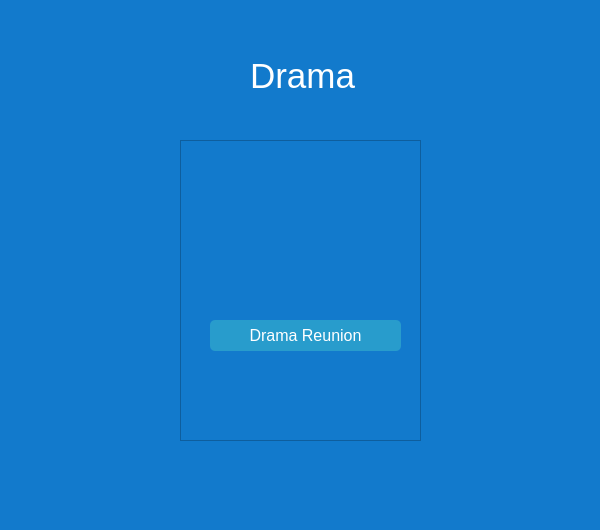
<?xml version="1.0" encoding="UTF-8"?>
<ui version="4.0">
 <class>ThemeForm</class>
 <widget class="QWidget" name="ThemeForm">
  <property name="geometry">
   <rect>
    <x>0</x>
    <y>0</y>
    <width>600</width>
    <height>530</height>
   </rect>
  </property>
  <property name="windowTitle">
   <string>StartStory</string>
  </property>
  <property name="windowIcon">
   <iconset>
    <normalon>../images/libro.png</normalon>
   </iconset>
  </property>
  <property name="styleSheet">
   <string notr="true">background-color:#127acc;</string>
  </property>
  <widget class="QPushButton" name="backBtn">
   <property name="geometry">
    <rect>
     <x>0</x>
     <y>0</y>
     <width>41</width>
     <height>41</height>
    </rect>
   </property>
   <property name="styleSheet">
    <string notr="true">QPushButton{
border:none;
}
QPushButton:pressed{
background-color:#127bbc;
}</string>
   </property>
   <property name="text">
    <string/>
   </property>
   <property name="icon">
    <iconset>
     <normalon>../images/arrow.png</normalon>
    </iconset>
   </property>
  </widget>
  <widget class="QLabel" name="label_5">
   <property name="geometry">
    <rect>
     <x>250</x>
     <y>30</y>
     <width>161</width>
     <height>91</height>
    </rect>
   </property>
   <property name="font">
    <font>
     <family>Segoe UI</family>
     <pointsize>26</pointsize>
    </font>
   </property>
   <property name="styleSheet">
    <string notr="true">color:white;</string>
   </property>
   <property name="text">
    <string>Drama</string>
   </property>
  </widget>
  <widget class="QFrame" name="frame_2">
   <property name="geometry">
    <rect>
     <x>180</x>
     <y>140</y>
     <width>241</width>
     <height>301</height>
    </rect>
   </property>
   <property name="frameShape">
    <enum>QFrame::StyledPanel</enum>
   </property>
   <property name="frameShadow">
    <enum>QFrame::Raised</enum>
   </property>
   <widget class="QPushButton" name="genreBtn">
    <property name="geometry">
     <rect>
      <x>30</x>
      <y>180</y>
      <width>191</width>
      <height>31</height>
     </rect>
    </property>
    <property name="font">
     <font>
      <family>Segoe UI</family>
      <pointsize>12</pointsize>
     </font>
    </property>
    <property name="styleSheet">
     <string notr="true">background-color:#289ccc;
color:white;
border-radius:5px;</string>
    </property>
    <property name="text">
     <string>Drama Reunion</string>
    </property>
   </widget>
   <widget class="QLabel" name="label_4">
    <property name="geometry">
     <rect>
      <x>60</x>
      <y>80</y>
      <width>121</width>
      <height>81</height>
     </rect>
    </property>
    <property name="text">
     <string/>
    </property>
    <property name="pixmap">
     <pixmap>../images/romance.jpg</pixmap>
    </property>
    <property name="scaledContents">
     <bool>true</bool>
    </property>
   </widget>
  </widget>
 </widget>
 <resources/>
 <connections/>
</ui>
